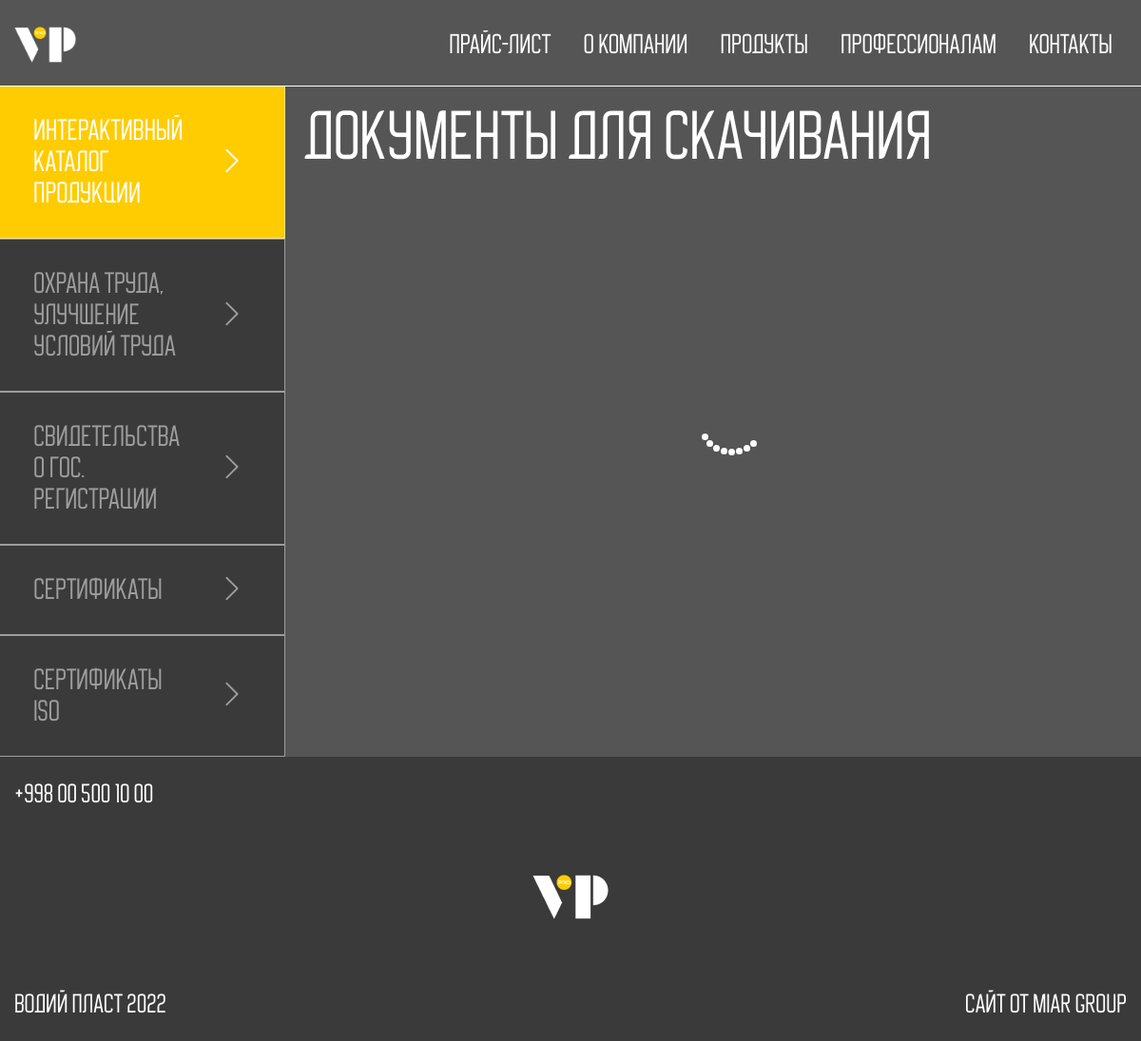
/documents/, run on the app's committed database.
### main/models.py (models this page shows, shortened)
class CertificatesCategories(models.Model):
    name = models.CharField("Sertifikatlar kategoriyasi",max_length=150)
    date = models.DateField(auto_now_add=True)
    class Meta:
        ordering = ['-id']
        verbose_name = "Certificates Categories"
        verbose_name_plural = "Certificates Categories"

### main/views.py (the view, shortened to what this page needs)
# urls.py: path('documents/', documents, name="documents"),
def documents(request):
    categories = CertificatesCategories.objects.all()
    context = {
        "categories": categories,
    }
    return render(request, 'documents.html', context)

### templates/documents.html (shortened to what this page needs)
{% extends 'base/base.html' %}
{% block main %}
<header class="header_dcm" id="header">
		{% include 'nav/nav.html' %}
	</header>
	<main class="main_dcm">
		<section>
			<div class="container_dcm">
				<div class="dcm_left_menu">
					{% for category in categories %}
						<div class="categories_dcm_block" data="{{category.id}}"  onclick="checked(this)">
							<p>{{category.name}}</p>
							<p>
								<i class="bi bi-chevron-right"></i>
							</p>
						</div>
					{% endfor %}
				</div>
				<div class="right_documents">
					<div class="loader">
						<div class="lds-roller">
						</div>
					</div>
					<p class="right_documents_title">
						Документы для скачивания
					</p>
					<div class="dcm_main_container">
					</div>
				</div>
			</div>
		</section>
	</main>
	<footer class="footer footerpg3" id="footer">
		<div class="container_lg">
			<div class="footer_phone_number">
				<p><a href="tel:998 00 500 10 00">+998 00 500 10 00</a></p>
			</div>
			<div class="footer_logo">
				<a href="{% url 'main:index' %}">
					<img src="/static/images/logo/logo.png" alt="">
				</a>
			</div>
			<div class="footer_group">
				<p>водий пласт 2022</p>
				<p>сайт от MIAR group</p>
			</div>
		</div>
	</footer>
{% endblock %}

### staticfiles/css/js.css (style rules this page uses)
.checked_catalog { background:#FFCC01 !important; color: white !important; }

### staticfiles/css/index.css (style rules this page uses)
html { scroll-behavior: smooth; }
* { box-sizing: border-box; }
body,header,main,footer,section,div { width:100%; height:auto; }
body,h1,h2,h3,h4,h5,h6,p,section,div { margin:0 ; padding:0; }
main { max-width:100%; overflow: hidden; }
a { color:inherit; text-decoration:none !important; cursor: pointer; }
.container_lg, .container_md, .container_sm, .container_lgf, .container_mdf, .container_smf { width: 100%; padding-left: 15px; padding-right: 15px; margin-left: auto; margin-right: auto; height: auto; }
.footer { background: #555555; padding:2% 0%; color: white; }
.footer_phone_number,.footer_group p { font-family:buyan; font-size:27px; }
.footer_logo { margin:70px 0px; text-align: center; }
.footer_logo a img { width: 80px; }
.footer_group { display: flex; justify-content: space-between; }
.footer_group p { width: auto; }
.footerpg3 { background: #3A3A3A !important; }
.footerpg3 { background: #3A3A3A; }
.main_dcm { padding:0; background:#555555; }
.container_dcm { display: flex; flex-direction: row; }
.dcm_left_menu { max-width:400px; }
.categories_dcm_block { padding-right:40px; display: flex; flex-direction: row; align-items: center; justify-content: space-between; color:rgba(255, 255, 255, 0.5); border-top:1px solid rgba(255, 255, 255, 0.5); border-right:1px solid rgba(255, 255, 255, 0.5); border-bottom:1px solid rgba(255, 255, 255, 0.5); font-size:38px; font-family: buyan; cursor: pointer; background-color: #3A3A3A; transition-property: color, background-color; transition: 0.5s; }
.categories_dcm_block:first-child { border-top: none; }
.categories_dcm_block p:nth-child(1) { padding:40px 65px 40px 65px; }
.right_documents { max-width: calc(100% - 400px); padding: 25px 30px; position:relative; }
.loader { position:absolute; width:100%; height:100%; top:0; display:flex; align-items:center; justify-content:center; }
.right_documents_title { font-family: buyan; color: white; font-size: 80px; }
.dcm_main_container { display: flex; flex-direction: row; flex-wrap: wrap; padding-top:10px; min-height:250px; }
.categories_dcm_block p:nth-child(2) { transition-property: transform; transition: 0.5s; }
.lds-roller { display: inline-block; position: relative; width: 80px; height: 80px; }
@media (max-width: 1300px) { .categories_dcm_block,.document_name p { font-size:30px; } }
@media (max-width: 1300px) { .dcm_left_menu { max-width:300px; } }
@media (max-width: 1300px) { .right_documents { max-width: calc(100% - 300px); padding: 15px 20px; } }
@media (max-width: 1300px) { .categories_dcm_block p:nth-child(1) { padding:30px 35px 30px 35px; } }
@media (max-width: 1300px) { .right_documents_title { font-size:70px; } }
@media (min-width: 576px) { .container_lg { max-width: 720px; } }
@media (min-width: 768px) { .container_lg { max-width: 930px; } }
@media (min-width: 992px) { .container_lg { max-width: 1110px; } }
@media (min-width: 1200px) { .container_lg { max-width: 1300px; } }

### data on the page
CertificatesCategories: name "Интерактивный каталог продукции"
CertificatesCategories: name "Охрана труда, улучшение условий труда"
CertificatesCategories: name "Свидетельства о гос. регистрации"
CertificatesCategories: name "Сертификаты"
CertificatesCategories: name "Сертификаты ISO"
